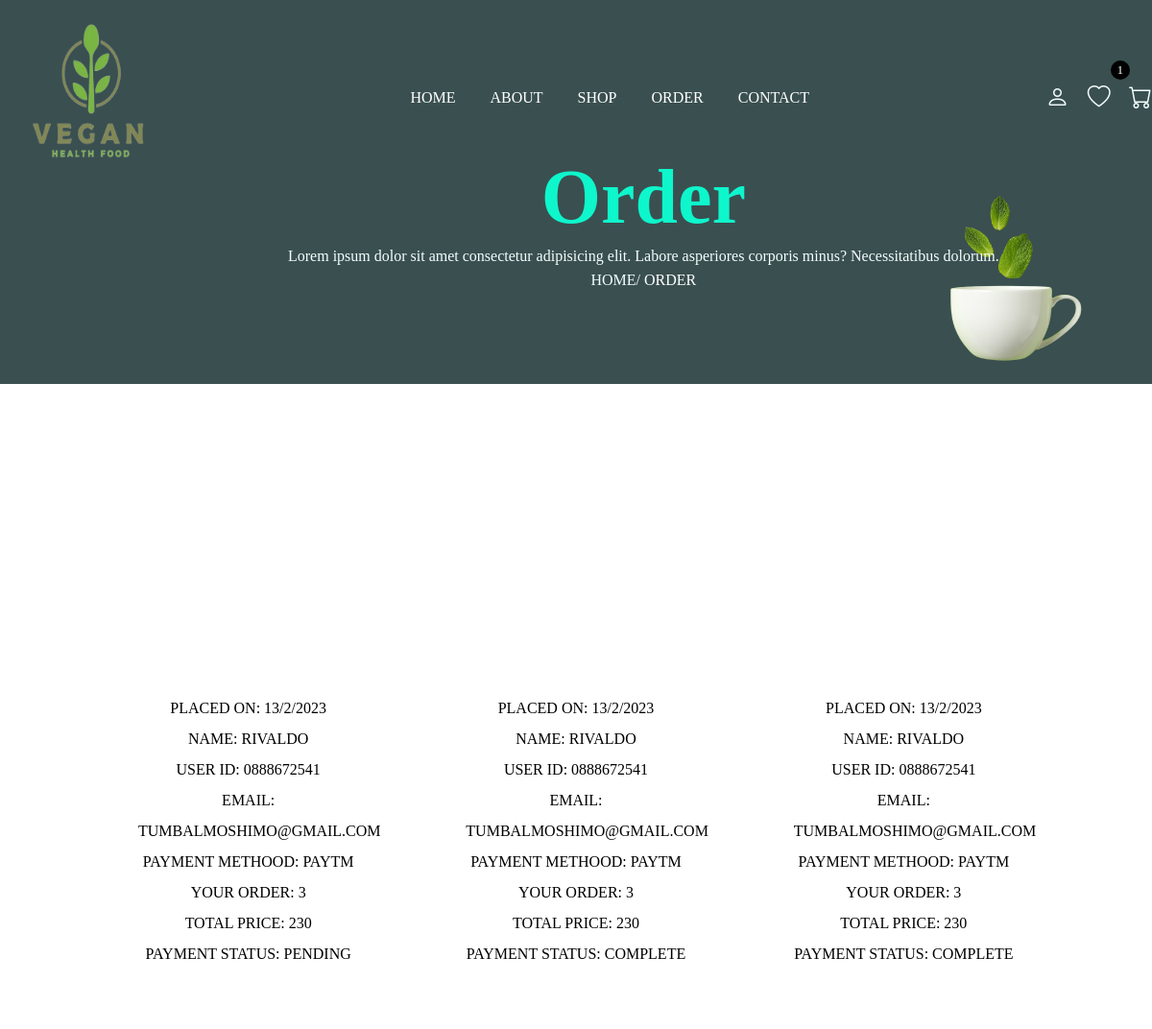
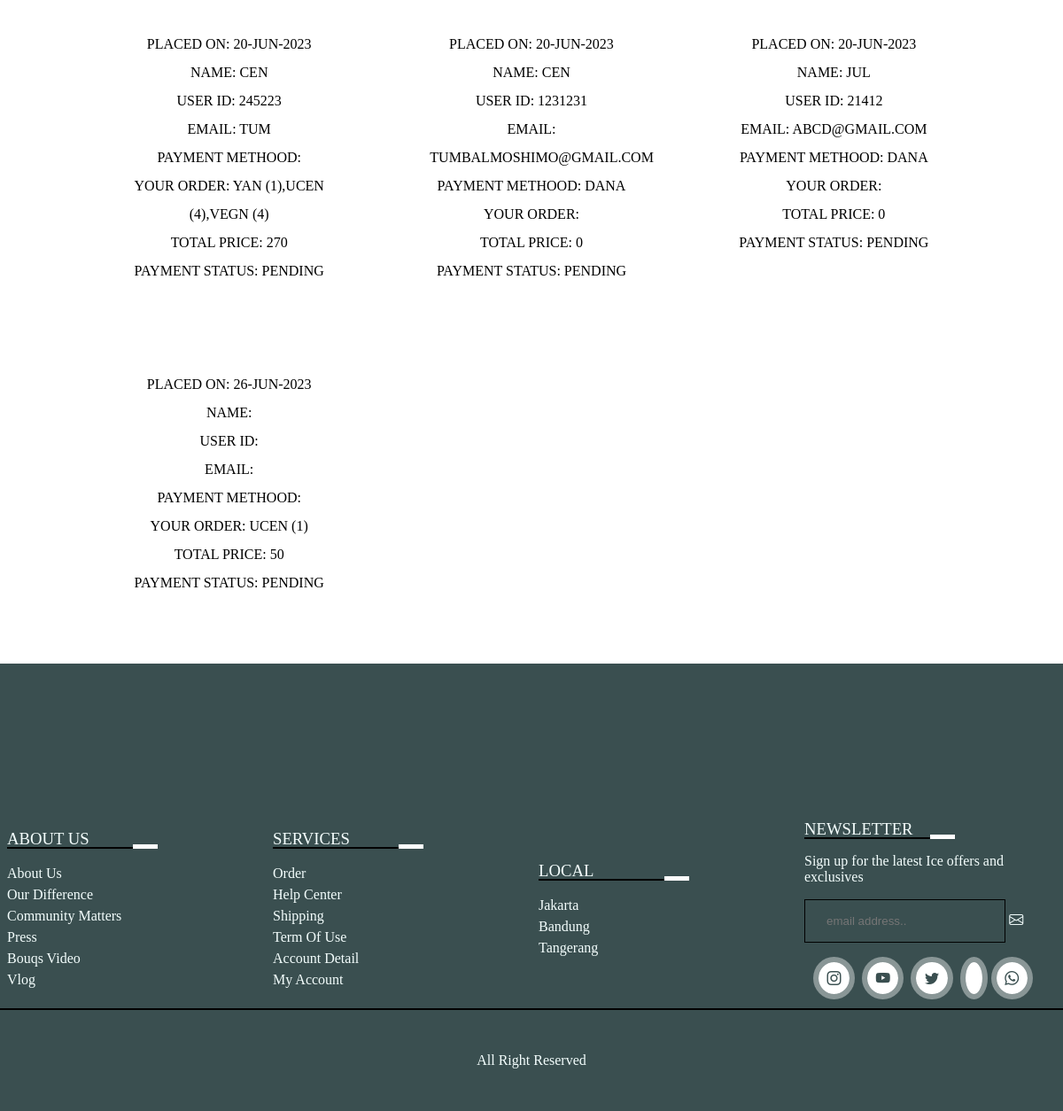
Page /order.php (signed in) on the committed database (2 pictures, top to bottom).
### tables this page shows
CREATE TABLE `order` (
  `id` int(255) NOT NULL,
  `user_id` int(255) NOT NULL,
  `name` varchar(255) NOT NULL,
  `number` varchar(255) NOT NULL,
  `email` varchar(255) NOT NULL,
  `method` varchar(255) NOT NULL,
  `address` varchar(255) NOT NULL,
  `total_products` varchar(255) NOT NULL,
  `total_price` varchar(255) NOT NULL,
  `placed_on` varchar(255) NOT NULL,
  `payment_status` varchar(255) NOT NULL DEFAULT 'pending'
);

### order.php (the view, shortened to what this page needs)
<?php
include 'connection.php';
$user_id = $_SESSION['user_id'];
?>
<!DOCTYPE html>
<html>
<head>
    <link href="https://cdn.jsdelivr.net/npm/bootstrap-icons@1.3.0/font/bootstrap-icons.css" rel="stylesheet" />
    <link rel="stylesheet" href="main.css">
</head>
<body>
    <?php include 'header.php' ?>
    <div class="banner">
        <div class="detail">
            <h1>order</h1>
            <p>Lorem ipsum dolor sit amet consectetur adipisicing elit. Labore asperiores corporis minus? Necessitatibus dolorum.</p>
            <a href="index.php">home</a><span>/ order</span>
        </div>
    </div>
    <div class="line"></div>
    <div class="order-section">
        <div class="box-container">
        <?php
        $select_orders = mysqli_query($conn, "SELECT * FROM `order` WHERE user_id='$user_id'") or die('query failed');
        if (mysqli_num_rows($select_orders)>0) {
                while($fetch_orders = mysqli_fetch_assoc($select_orders)){
            ?>
            <div class="box">
                    <p>placed on: <span><?php echo $fetch_orders['placed_on'];?></span></p>
                    <p>name: <span><?php echo $fetch_orders['name'];?></span></p>
                    <p>user id: <span><?php echo $fetch_orders['number'];?></span></p>
                    <p>email: <span><?php echo $fetch_orders['email'];?></span></p>
                    <p>payment methood: <span><?php echo $fetch_orders['method'];?></span></p>
                    <p>your order: <span><?php echo $fetch_orders['total_products'];?></span></p>
                    <p>total price: <span><?php echo $fetch_orders['total_price'];?></span></p>
                    <p>payment status: <span><?php echo $fetch_orders['payment_status'];?></span></p>
            </div>
            <?php
                    }
                }else{
                echo '
                <div class="empty">
                <p>order placed yet!</p>
            </div>
                ';
            }
            ?>
        </div>
    </div>
    <?php include 'footer.php' ?>
</body>
</html>

### header.php (shortened to what this page needs)
<!DOCTYPE html>
<html lang="en">
<head>
      <link href="https://cdn.jsdelivr.net/npm/bootstrap-icons@1.3.0/font/bootstrap-icons.css" rel="stylesheet"/>
</head>
<body>
    <header class="header">
        <div class="flex">
            <a href="admin_pannel.php" class="img.logo1"> <img src="img/logo1.png"width="200px" height="200px"></a>
            <nav class="navbar">
                <a href="index.php">home</a>
                <a href="about.php">about</a>
                <a href="shop.php">shop</a>
                <a href="order.php">order</a>
                <a href="contact.php">contact</a>
            </nav>
            <div class="icons">
                <i class="bi bi-person" id="user-btn"></i>
                <?php
                    $select_wishlist = mysqli_query($conn, "SELECT * FROM `wishlist` WHERE user_id = '$user_id'") or die('query failed');
                    $wishlist_num_rows = mysqli_num_rows($select_wishlist);
                ?>
                <a href="wishlist.php"><i class="bi bi-heart"></i><sup><?php echo $wishlist_num_rows;?></sup></a>
                <?php
                    $select_cart = mysqli_query($conn, "SELECT * FROM `cart` WHERE user_id='$user_id'") or die ('query failed');
                    $cart_num_rows = mysqli_num_rows($select_cart);
                ?>
                <a href="cart.php"><i class="bi bi-cart"></i><sup><?php echo $cart_num_rows;?></sup></a>
            </div>
</div>
    </header>
</body>
</html>

### footer.php (shortened to what this page needs)
<!DOCTYPE html>
<html>
<head>
</head>
<body>
	<footer>
		<div class="inner-footer">
			<div class="card">
				<h3>about us</h3>
				<ul>
					<li>about us</li>
					<li>our difference</li>
					<li>community matters</li>
					<li>press</li>
					<li>bouqs video</li>
					<li>vlog</li>
				</ul>
			</div>
			<div class="card">
				<h3>services</h3>
				<ul>
					<li>order</li>
					<li>help center</li>
					<li>shipping</li>
					<li>term of use</li>
					<li>account detail</li>
					<li>my account</li>
				</ul>
			</div>
			<div class="card">
				<h3>local</h3>
				<ul>
					<li>Jakarta</li>
					<li>Bandung</li>
					<li>Tangerang</li>
				</ul>
			</div>
			<div class="card">
				<h3>newsletter</h3>
				<p>Sign up for the latest Ice offers and exclusives</p>
				<div class="input-field">
					<input type="text" name="" placeholder="email address..">
					<i class="bi bi-envelope"></i>
				</div>
				<div class="social-links">
					<i class="bi bi-instagram"></i>
					<i class="bi bi-youtube"></i>
					<i class="bi bi-twitter"></i>
					<i class="bi bi-behance"></i>
					<i class="bi bi-whatsapp"></i>
				</div>
			</div>
		</div>
		<div class="bottom-footer">
			<p>all right reserved</p>
		</div>
	</footer>
</body>
</html>

### main.css (style rules this page uses)
* { margin: 0; padding: 0; box-sizing: border-box; }
:root { --box-shadow: 0px 0px 0px 6px rgb(255 255 255/40%); --orange: #fcc927; --grey: #3a4f50; }
a { text-decoration: none; }
ul { list-style: none; }
sup { position: absolute; top: 31%; background: #000; color: #fff; border-radius: 80%; width: 20px; height: 20px; line-height: 15px; text-align: center; padding: .1rem; }
.line, .line4 { background-image: url("img/logos.png"); width: 100%; height: 100px; margin-top: -2.6rem; }
.line { margin-bottom: 12rem; }
input, button, textarea, select { outline: none; border: 1px solid #5554; background: transparent; width: 100%; padding: 1rem 1.5rem; border-radius: 10px; margin: 1rem 0; }
.banner { background: #3a4f50; width: 100%; color: #f4fefd; height: 50vh; position: relative; z-index: 1; }
.banner::before { position: absolute; content: ""; bottom: -18%; right: 0; mix-blend-mode: multiply; width: 316px; height: 445px; background-size: 314px; background-repeat: no-repeat; }
.banner .detail { position: absolute; padding: 10rem 0; left: 25%; text-align: center; z-index: 200; }
.banner .detail h1 { font-size: 5rem; color: #0ef6cc; text-transform: capitalize; }
.banner .detail p { font-size: 16px; line-height: 2; }
.banner .detail a { text-transform: uppercase; color: #f4fefd; }
.banner .detail span { color: #fff; text-transform: uppercase; }
header { position: fixed; top: 0; left: 0; width: 100%; z-index: 101; transition: 0.3s; }
.flex { max-width: 1200px; display: flex; justify-content: space-between; align-items: center; position: relative; margin: 0 auto; }
.navbar a { margin: 0 1rem; font-size: 1rem; color: #fff; text-transform: uppercase; }
.header .icons { display: flex; }
.header .icons i { margin-left: 1.2rem; font-size: 1.5rem; cursor: pointer; color: #f4fefd; }
.testimonial-fluid::after, .project::after, .banner::after { content: ''; background-image: url('img/slider3.png'); position: absolute; background-repeat: no-repeat; bottom: -10px; width: 330px; height: 226px; right: 0%; background-size: 350px; z-index: 1; }
.box-container { padding: 2% 8%; display: grid; grid-template-columns: repeat(auto-fit,minmax(20rem, 1fr)); column-gap: 1rem; }
.box-container .box, .popular-brands-content .card { background: #fff; box-shadow: var(--box-shadow2); padding: 2rem; margin: 1rem; text-align: center; border-radius: 10px; line-height: 2; text-transform: uppercase; position: relative; }
footer { background: #3a4f50; color: #f4fefd; width: 100%; margin-top: -3.5rem; position: relative; }
footer::before, .features::before { background-image: url("img/href.pnf"); position: absolute; content: ""; background-repeat: no-repeat; top: 0; left: 0; opacity: 2; width: 100%; height: 100%; }
footer .inner-footer { display: grid; grid-template-columns: repeat(auto-fit, minmax(18rem, 1fr)); align-items: center; justify-content: center; max-width: 1200px; margin: 0 auto; padding-top: 10rem; z-index: 101; }
footer .inner-footer .card { margin: 0.5rem; }
footer .inner-footer .card h3 { font-weight: normal; text-transform: uppercase; padding-top: 0.5rem; position: relative; }
footer .inner-footer .card h3::before { position: absolute; content: ""; width: 60%; height: 2px; background: #000; bottom: 0; left: 0; }
footer .inner-footer .card h3::after { position: absolute; content: ""; width: 10%; height: 5px; background-color: #fff; right: 40%; bottom: 0; }
footer .inner-footer .card li { cursor: pointer; line-height: 1.5rem; text-transform: capitalize; font-size: 16px; }
footer .inner-footer .card li:nth-child(1), footer .inner-footer .card P { margin-top: 1rem; }
footer .inner-footer .card p { margin-bottom: 1rem; font-size: 16px; }
footer .inner-footer .card input { width: 80%; box-shadow: none; border: 1px solid #000; border-radius: unset; margin: 0; }
footer .inner-footer .card .social-links { margin-top: 1rem; }
footer .inner-footer .card .social-links i { border-radius: 50%; background: #fff; box-shadow: var(--box-shadow); line-height: 50px; text-align: center; color: var(--grey); cursor: pointer; padding: 0.6rem; margin-left: 1rem; }
footer .bottom-footer { text-transform: capitalize; text-align: center; padding: 3rem 0; border-top: 2px solid #000; }

### rows in the picture
order: placed_on "13/2/2023", name "RIVALDO", number "0888672541", email "TUMBALMOSHIMO@GMAIL.COM", method "PAYTM", total_products "3", total_price "230", payment_status "PENDING"
order: placed_on "13/2/2023", name "RIVALDO", number "0888672541", email "TUMBALMOSHIMO@GMAIL.COM", method "PAYTM", total_products "3", total_price "230", payment_status "COMPLETE"
order: placed_on "13/2/2023", name "RIVALDO", number "0888672541", email "TUMBALMOSHIMO@GMAIL.COM", method "PAYTM", total_products "3", total_price "230", payment_status "COMPLETE"
order: placed_on "20-JUN-2023", name "CEN", number "245223", email "TUM", total_products "YAN (1),UCEN (4),VEGN (4)", total_price "270", payment_status "PENDING"
order: placed_on "20-JUN-2023", name "CEN", number "1231231", email "TUMBALMOSHIMO@GMAIL.COM", method "DANA", total_price "0", payment_status "PENDING"
order: placed_on "20-JUN-2023", name "JUL", number "21412", email "ABCD@GMAIL.COM", method "DANA", total_price "0", payment_status "PENDING"
order: placed_on "26-JUN-2023", total_products "UCEN (1)", total_price "50", payment_status "PENDING"

### other values in the picture
$wishlist_num_rows "1"
